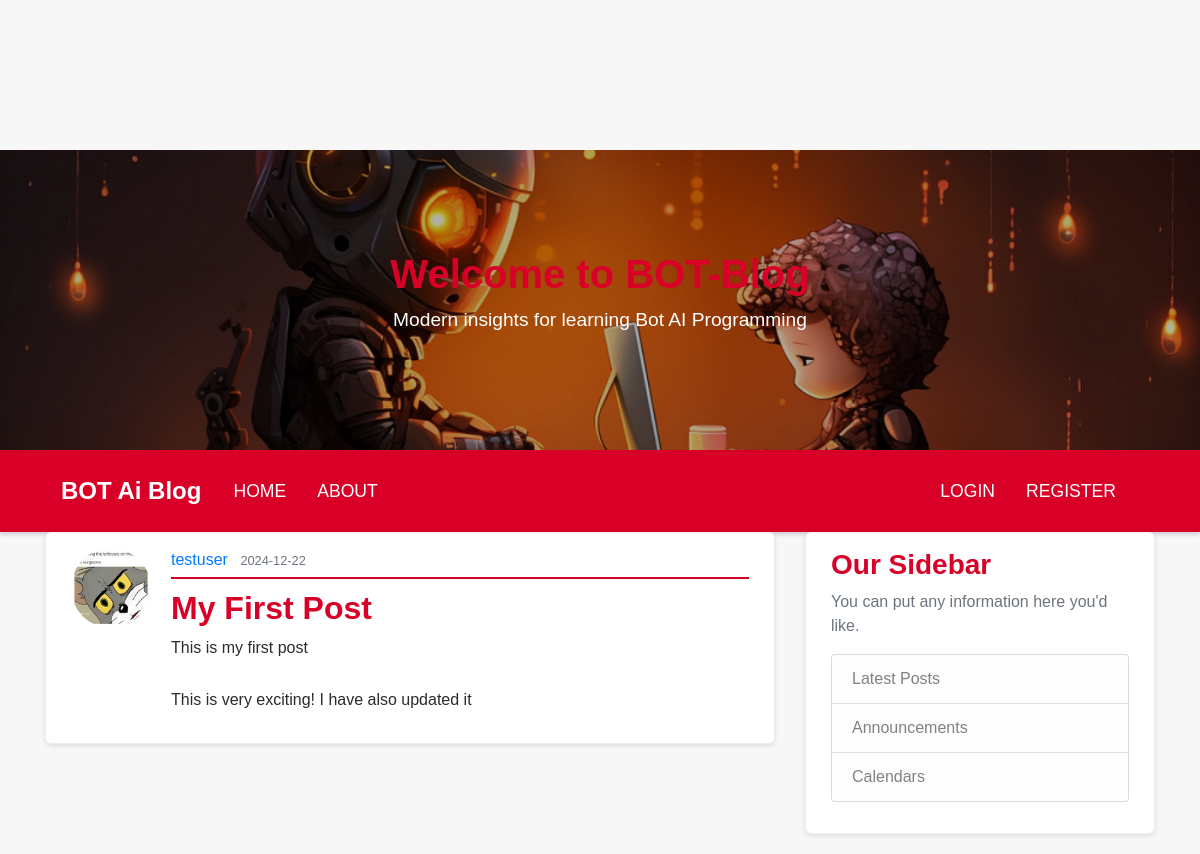
/posts/1, run on the app's committed database.
### flaskblog/models.py (models this page shows, shortened)
class User(db.Model, UserMixin):
    id = db.Column(db.Integer, primary_key=True)
    username = db.Column(db.String(20), unique=True, nullable=False)
    email = db.Column(db.String(120), unique=True, nullable=False)
    image_file = db.Column(db.String(20), nullable=False, default='brainsurgeon.jpg')
    password = db.Column(db.String(60), nullable=False)
    posts = db.relationship('Post', backref='author', lazy=True)

class Post(db.Model):
    id = db.Column(db.Integer, primary_key=True)
    title = db.Column(db.String(100), nullable=False)
    date_posted = db.Column(db.DateTime, nullable=False, default=datetime.utcnow)
    content = db.Column(db.Text, nullable=False)
    user_id = db.Column(db.Integer, db.ForeignKey('user.id'), nullable=False)

### flaskblog/posts/routes.py (the view)
@posts.route("/posts/<int:post_id>")
def post(post_id):
    post = Post.query.get_or_404(post_id)
    return render_template('post.html', title=post.title, post=post)

### flaskblog/templates/post.html (shortened to what this page needs)
{% extends "layout.html" %}
{% block content %}
  <article class="media content-section">
    <img class="rounded-circle article-img" src="{{ url_for('static', filename='profile_pics/' + post.author.image_file) }}">
    <div class="media-body">
      <div class="article-metadata">
        <a class="mr-2" href="{{ url_for('users.user_posts', username=post.author.username) }}">{{ post.author.username }}</a>
        <small class="text-muted">{{ post.date_posted.strftime('%Y-%m-%d') }}</small>
      </div>
      <h2 class="article-title">{{ post.title }}</h2>
      <p class="article-content">{{ post.content }}</p>
    </div>
  </article>
{% endblock content %}

### flaskblog/static/main.css (style rules this page uses)
body { background: #f7f7f7; color: #2b2b2b; margin-top: 5rem; font-family: Arial, sans-serif; }
h1, h2, h3, h4, h5, h6 { color: #d80027; font-weight: bold; }
body { padding-top: 70px; }
.content-section { background: #ffffff; padding: 15px 25px; border: 1px solid #eeeeee; border-radius: 6px; box-shadow: 0 2px 5px rgba(0, 0, 0, 0.1); margin-bottom: 20px; }
.article-title { color: #d80027; font-weight: bold; }
.article-content { white-space: pre-line; line-height: 1.6; }
.article-img { height: 80px; width: 80px; margin-right: 20px; border-radius: 5px; }
.article-metadata { padding-bottom: 5px; margin-bottom: 10px; border-bottom: 2px solid #d80027; }

### data on the page
User: image_file (picture), author.username "testuser"
Post: date_posted "2024-12-22", title "My First Post", content "This is my first post This is very exciting! I have also updated it"
